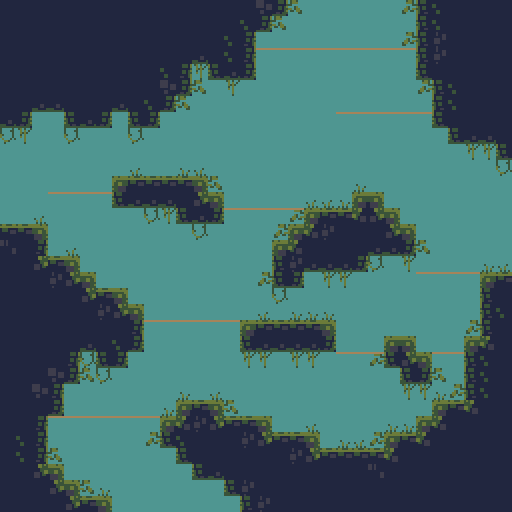

A 2D game scene composited from a Tiled map and its tileset images. What follows is a short description and the map's XML, with each tile layer's data collapsed to a summary:
An orthogonal 32x32 tile map with 16x16 px tiles, 5 tile layers (ground_input, background_detail, Ladders, OneWayPlatforms, ...) and 1 object (Camera5).

<map version="1.10" tiledversion="1.10.2" orientation="orthogonal" renderorder="right-down" width="32" height="32" tilewidth="16" tileheight="16" infinite="0" backgroundcolor="#4f9691" nextlayerid="14" nextobjectid="6">
 <properties>
  <property name="ActiveCamera" type="object" value="5" />
  <property name="Pixels Per Meter" type="float" value="16" />
 </properties>
 <tileset firstgid="1" source="cavesofgallet_tiles.tsx" />
 <layer id="1" name="ground_input" width="32" height="32">
  <data>[1024 cells, 462 non-empty, 1 distinct tile ids]</data>
 </layer>
 <layer id="6" name="background_detail" width="32" height="32">
  <data>[1024 cells, 72 non-empty, 4 distinct tile ids]</data>
 </layer>
 <layer id="11" name="Ladders" width="32" height="32">
  <properties>
   <property name="Collider" type="class" propertytype="Collider">
    <properties>
     <property name="Category" propertytype="CollisionLayers" value="Ladder" />
     <property name="Sensor" type="bool" value="true" />
    </properties>
   </property>
   <property name="Tag#Ladder" type="class" propertytype="Tag" />
  </properties>
  <data>[1024 cells, 0 non-empty, 0 distinct tile ids]</data>
 </layer>
 <layer id="12" name="OneWayPlatforms" width="32" height="32">
  <properties>
   <property name="Collider" type="class" propertytype="Collider">
    <properties>
     <property name="Sensor" type="bool" value="false" />
    </properties>
   </property>
   <property name="Script" type="file" value="Scripts/OneWayPlatform.lua" />
  </properties>
  <data>[1024 cells, 47 non-empty, 1 distinct tile ids]</data>
 </layer>
 <objectgroup id="13" name="Cameras">
  <object id="5" name="Camera5" x="248" y="250.667">
   <properties>
    <property name="Camera" type="class" propertytype="Camera">
     <properties>
      <property name="Damping" type="class" propertytype="Vec2">
       <properties>
        <property name="X" type="float" value="3" />
        <property name="Y" type="float" value="3" />
       </properties>
      </property>
      <property name="Zoom" type="float" value="2" />
     </properties>
    </property>
   </properties>
   <point />
  </object>
 </objectgroup>
 <layer id="2" name="ground" width="32" height="32">
  <properties>
   <property name="Collider" type="class" propertytype="Collider">
    <properties>
     <property name="Category" propertytype="CollisionLayers" value="Ground" />
    </properties>
   </property>
  </properties>
  <data>[1024 cells, 462 non-empty, 11 distinct tile ids]</data>
 </layer>
</map>